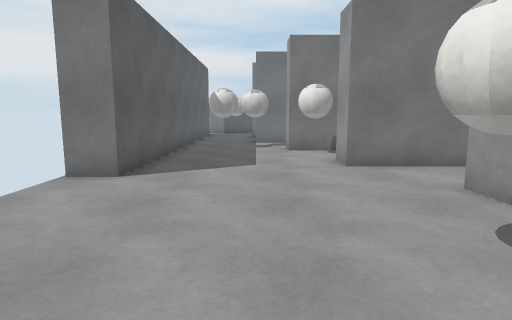
[1] (above)

24 first-person views from a walk through a Unity game level. The camera is 1.2 m above the floor, tilts 8° down and sees 75° across. The floor is counted in squares, 1 m on a side. Each view is taken from the middle of a square. On the plan, view 1 faces up. The plan holds only what a view shows up to about 14 squares ahead; the rest is blank. The player is left out. Surface patterns are stand-ins for the level's own textures.

[2]
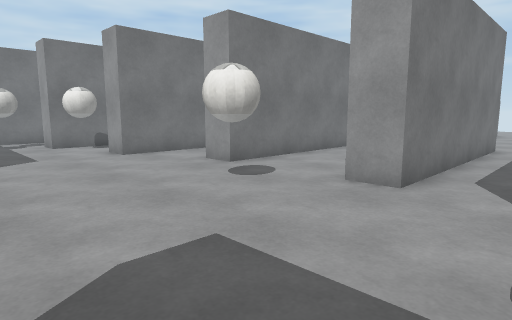

[3]
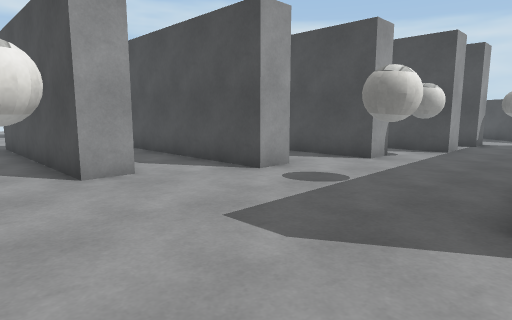

[4]
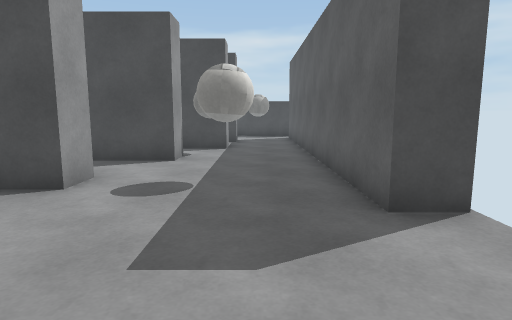

[5]
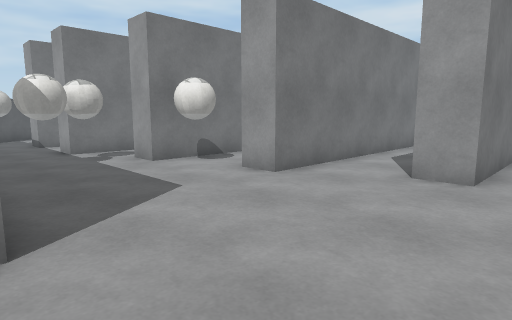

[6]
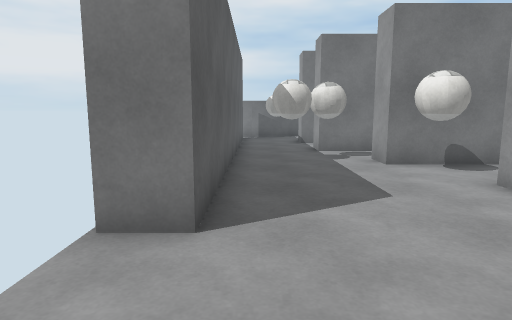

[7]
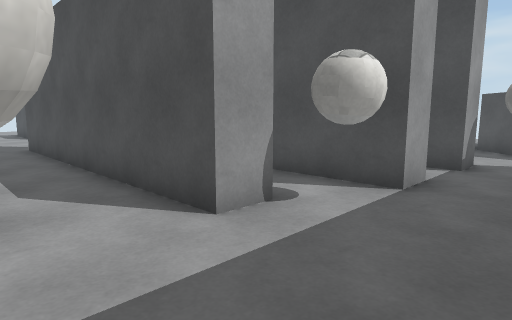

[8]
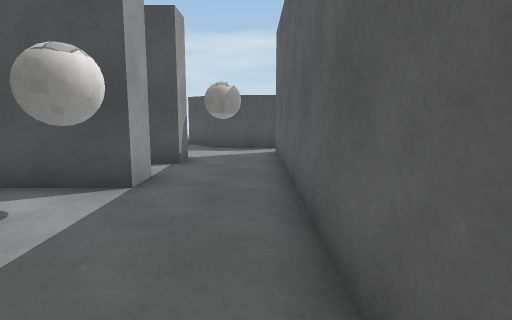

[9]
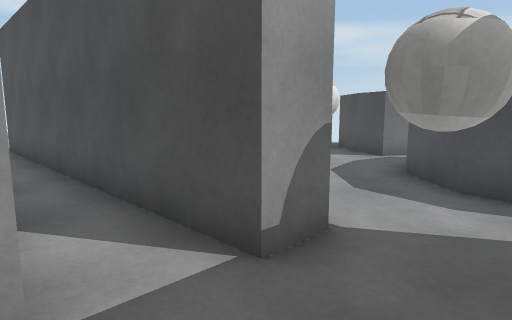

[10]
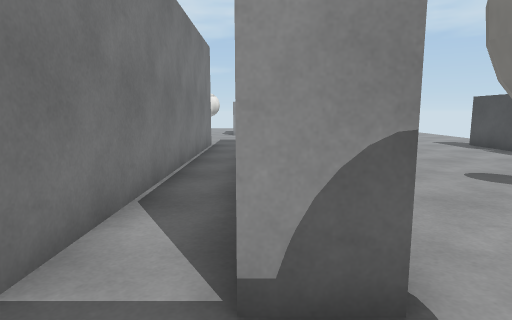

[11]
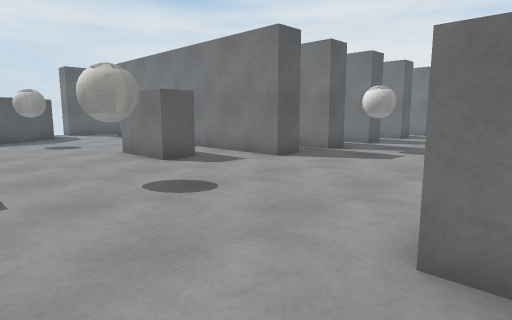

[12]
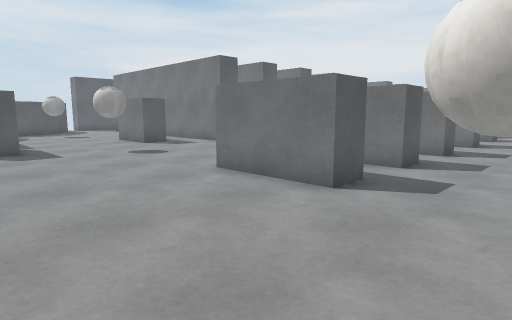

[13]
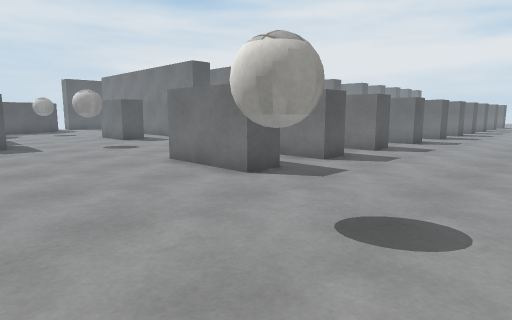

[14]
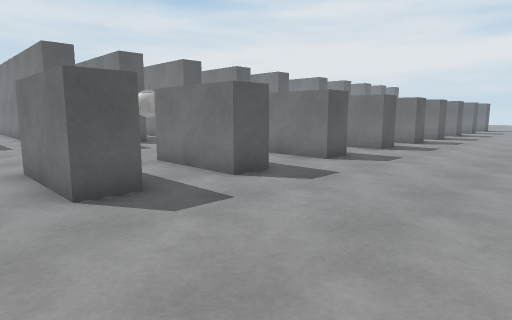

[15]
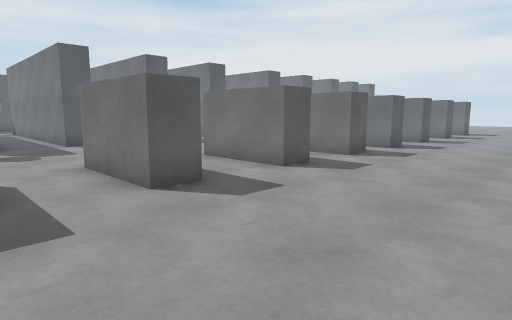

[16]
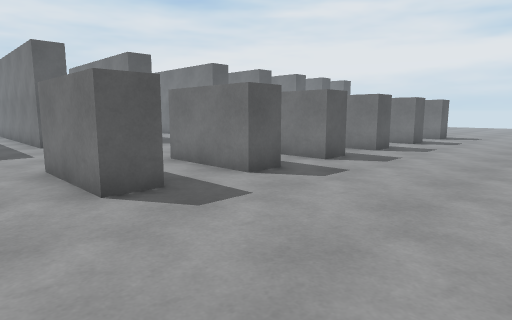

[17]
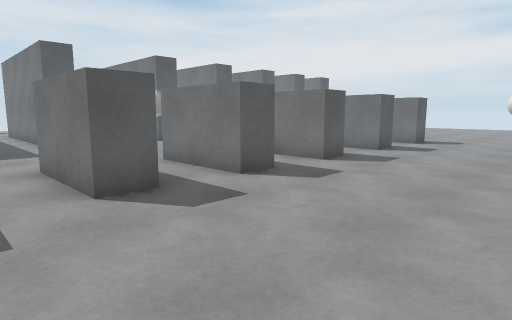

[18]
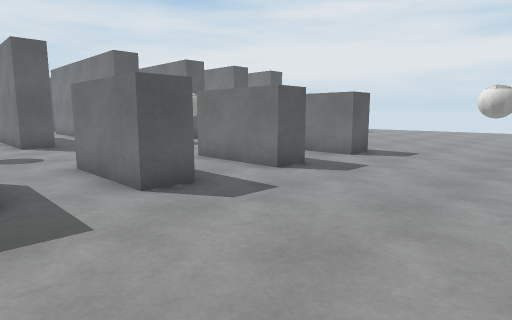

[19]
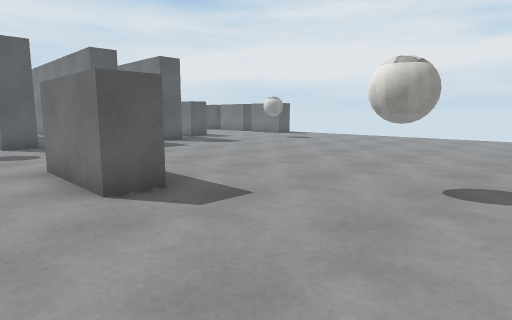

[20]
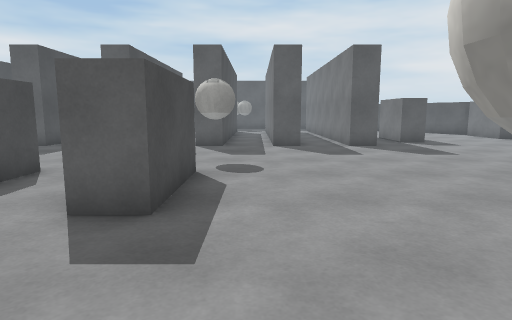

[21]
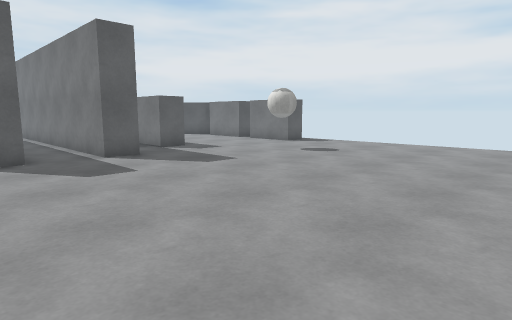

[22]
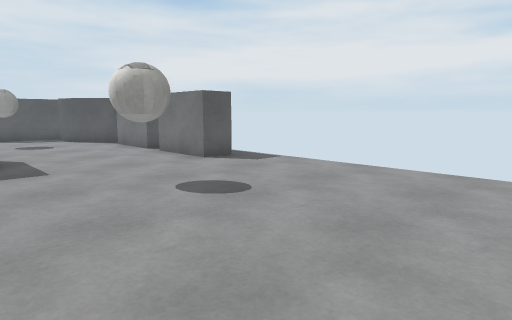

[23]
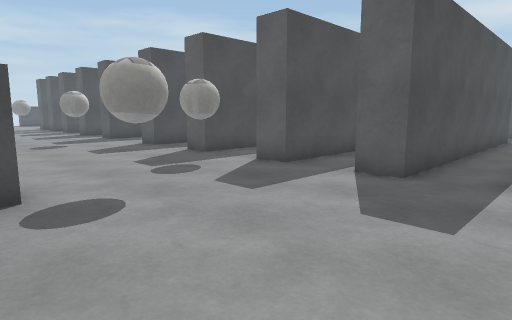

[24]
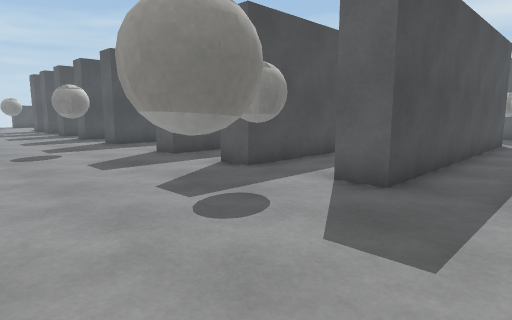

### Floor plan
Points are (right, up) in squares from view 1. A wall is a line through its corners. A room is listed if a view was taken in it or the views show most of it. See-through windows are left out.
Room 1 (views 1, 2, 3, 4, 5, 6, 7, 8)
walls: (3.4, 4.3) (3.4, 5.4); (3.4, 0.1) (3.4, 1.1); (2.1, 7.5) (2.1, 8.5); (-3.6, -0.9) (-2.6, -0.9) (-2.6, -7.4); (2.1, -3.2) (2.1, -2.2); (1.1, 10.8) (1.1, 11.8); (1.1, -6.5) (1.1, -5.4); (-2.6, 13.4) (-2.6, 6.2) (-3.6, 6.2)
ways out: opening at (-1.5, -8.5) to room 2; opening at (-1.5, 14.5) to room 2; opening at (2.1, 3) to room 2
objects: ball (-1, -3) to (0, -3); ball (-1, 11) to (-1, 12); ball (0, -7) to (1, -7); ball (0, 12) to (0, 13); ball (1, 2) to (2, 3)
Room 2 (views 9, 10, 11, 12, 13, 14, 15, 16, 17, 18, 19, 20, 21, 22, 23, 24)
walls: (19.2, 2.5) (19.2, 1.4) (16.1, 1.4); (8.9, 5.3) (10.8, 5.3) (10.8, 4.3) (3.4, 4.3); (19.2, 5.4) (19.2, 4.3) (16.1, 4.3); (16.1, 8.5) (17.2, 8.5); (19.2, -0.2) (19.2, -1.4) (16.1, -1.4); (9.8, 7.5) (2.1, 7.5); (10.8, -3.2) (6.8, -3.2); (19.2, 8.6) (19.2, 7.5) (16.1, 7.5); (19.2, -3.2) (19.2, -4.3) (16.1, -4.3); (7, 8.5) (10.8, 8.5) (10.8, 7.5); (16.1, 11.8) (19.2, 11.8) (19.2, 10.8) (16.1, 10.8); (3.4, 1.1) (10.8, 1.1) (10.8, 0.1) (3.4, 0.1); (19.2, -6.5) (19.2, -7.5) (16.1, -7.5); (10.8, -8.2) (10.8, -9.3) (0, -9.3) (0, -8.3) (2.9, -8.3); (4.2, 10.8) (1.1, 10.8); (2.1, -2.2) (8.2, -2.2); (19.2, -9.8) (19.2, -10.8) (16.1, -10.8); (10.8, 17.5) (10.8, 16.5) (3.4, 16.5); (1.1, -5.4) (10.8, -5.4) (10.8, -6.4) (7.5, -6.4); (1.1, 11.8) (10.8, 11.8) (10.8, 10.8); (2, 13.6) (0, 13.6) (0, 14.6) (10.8, 14.6) (10.8, 13.6) (8.8, 13.6); (19.2, -12.6) (19.2, -13.6) (16.1, -13.6); (9.3, -13.6) (9.3, -14.7) (6.9, -14.7); (9.3, 20) (9.3, 18.9) (7.6, 18.9); (0.5, 16.5) (-0.2, 16.5); (19.2, -15.4) (19.2, -16.4) (16.1, -16.4); (-2.6, -7.4) (-2.6, -13.4); (-0.2, -12) (-0.2, -10.9) (10.8, -10.9) (10.8, -11.9) (6.6, -11.9); (-2.6, 17.1) (-2.6, 13.4); (7.4, 24.4) (5, 24.4); (-0.3, 20.3) (-0.7, 19.9); (10.8, 25.5) (10.8, 24.4) (8.1, 24.4); (8.5, -19.1) (10.8, -19.1) (10.8, -19.5); (4.4, 24.6) (3.2, 23.6) (2.1, 23.2); (-2.7, -14.5) (-2.2, -14.4) (-0.7, -14.6) (0.6, -15.9) (0.8, -16.9); (2.1, -18.2) (3.1, -18.6) (4.4, -19.6)
low walls: (-0.2, 16.5) (-0.2, 17.5)
ways out: opening at (-1.5, -8.5) to room 1; opening at (-1.5, 14.5) to room 1; opening at (2.1, 3) to room 1; gap at (8, 25); gap at (11, -9)
objects: ball (-1, -13) to (-1, -12); ball (-1, 18); ball (1, 9) to (2, 10); ball (3, -17) to (3, -16); ball (3, 21) to (4, 21); ball (11, -17) to (11, -16); ball (12, -9) to (13, -9); ball (12, 3) to (13, 3); ball (12, 10); ball (12, 21) to (13, 22); ball (14, 12) to (15, 12); ball (21, -19) to (22, -18); ball (22, 14) to (22, 15)

Where each view was taken, in squares from view 1:
view 1: 0 up, 0 right, facing up
view 2: 2 down, 2 left, facing up-right
view 3: 3 up, 3 left, facing down-right
view 4: 3 up, 1 left, facing down
view 5: 3 up, 3 left, facing up-right
view 6: 3 up, 2 left, facing up
view 7: 3 down, 2 left, facing down-right
view 8: 3 down, 2 left, facing down
view 9: 9 down, 2 left, facing down-right
view 10: 11 down, 2 left, facing right
view 11: 19 down, 17 right, facing up-left
view 12: 21 down, 22 right, facing up-left
view 13: 21 down, 24 right, facing up-left
view 14: 15 down, 24 right, facing up-left
view 15: 10 down, 24 right, facing up-left
view 16: 6 down, 24 right, facing up-left
view 17: 3 down, 24 right, facing up-left
view 18: 2 up, 24 right, facing up-left
view 19: 9 up, 24 right, facing up-left
view 20: 13 up, 23 right, facing left
view 21: 13 up, 20 right, facing up-left
view 22: 19 up, 18 right, facing up-left
view 23: 17 up, 17 right, facing down-left
view 24: 14 up, 16 right, facing down-left
